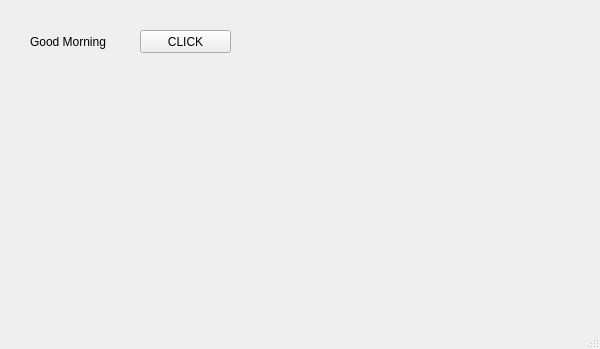
<?xml version="1.0" encoding="UTF-8"?>
<ui version="4.0">
 <class>MainWindow</class>
 <widget class="QMainWindow" name="MainWindow">
  <property name="geometry">
   <rect>
    <x>0</x>
    <y>0</y>
    <width>600</width>
    <height>349</height>
   </rect>
  </property>
  <property name="windowTitle">
   <string>MainWindow</string>
  </property>
  <widget class="QWidget" name="centralwidget">
   <widget class="QLabel" name="lbl">
    <property name="geometry">
     <rect>
      <x>30</x>
      <y>30</y>
      <width>91</width>
      <height>23</height>
     </rect>
    </property>
    <property name="text">
     <string>Good Morning</string>
    </property>
   </widget>
   <widget class="QPushButton" name="pb">
    <property name="geometry">
     <rect>
      <x>140</x>
      <y>30</y>
      <width>91</width>
      <height>23</height>
     </rect>
    </property>
    <property name="cursor">
     <cursorShape>OpenHandCursor</cursorShape>
    </property>
    <property name="text">
     <string>CLICK</string>
    </property>
   </widget>
  </widget>
  <widget class="QMenuBar" name="menubar">
   <property name="geometry">
    <rect>
     <x>0</x>
     <y>0</y>
     <width>600</width>
     <height>21</height>
    </rect>
   </property>
  </widget>
  <widget class="QStatusBar" name="statusbar"/>
 </widget>
 <resources/>
 <connections/>
</ui>
